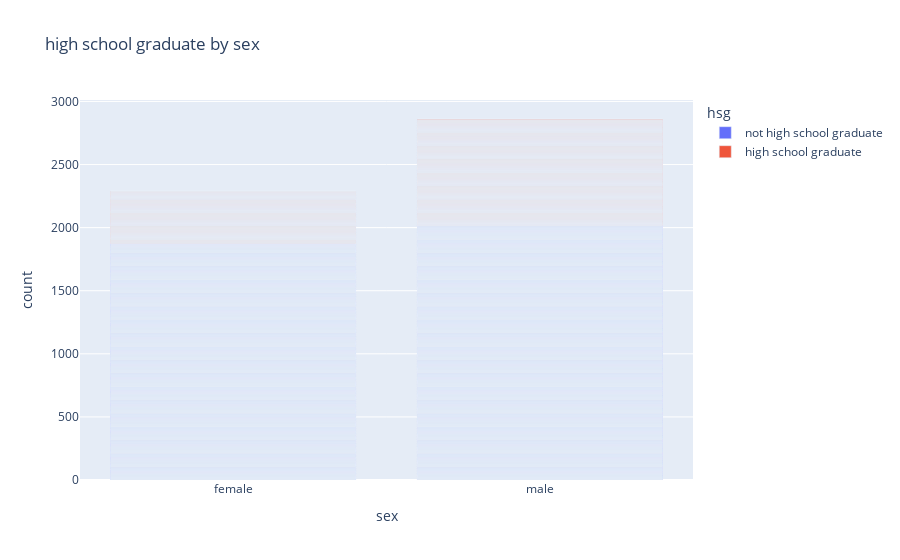

This figure's notebook cell:
### Code cell
df = pd.DataFrame( data, columns = [ 'sex','hsg'])
df['sex'] = df['sex'].replace([0],'male')
df['sex'] = df['sex'].replace([1],'female')
df['hsg'] = df['hsg'].replace([0],'not high school graduate')
df['hsg'] = df['hsg'].replace([1],'high school graduate')

fig = px.bar(df, x="sex",color="hsg",title="high school graduate by sex")
fig.show()

### Figure 1 — Plotly figure (JSON) as saved in the notebook; plotly's stock layout.template omitted (floating-point values rounded to 4 significant figures; data arrays with more than 128 entries replaced by an {"elided": "..."} marker saying what was removed)
{"data": [{"alignmentgroup": "True", "hovertemplate": "hsg=not high school graduate<br>sex=%{x}<br>count=%{y}<extra></extra>", "legendgroup": "not high school graduate", "marker": {"color": "#636efa", "pattern": {"shape": ""}}, "name": "not high school graduate", "offsetgroup": "not high school graduate", "orientation": "v", "showlegend": true, "textposition": "auto", "type": "bar", "x": {"elided": "3894 str values"}, "xaxis": "x", "y": {"elided": "3894 int values"}, "yaxis": "y"}, {"alignmentgroup": "True", "hovertemplate": "hsg=high school graduate<br>sex=%{x}<br>count=%{y}<extra></extra>", "legendgroup": "high school graduate", "marker": {"color": "#EF553B", "pattern": {"shape": ""}}, "name": "high school graduate", "offsetgroup": "high school graduate", "orientation": "v", "showlegend": true, "textposition": "auto", "type": "bar", "x": {"elided": "1256 str values"}, "xaxis": "x", "y": {"elided": "1256 int values"}, "yaxis": "y"}], "layout": {"barmode": "relative", "legend": {"title": {"text": "hsg"}, "tracegroupgap": 0}, "title": {"text": "high school graduate by sex"}, "xaxis": {"anchor": "y", "domain": [0, 1], "title": {"text": "sex"}}, "yaxis": {"anchor": "x", "domain": [0, 1], "title": {"text": "count"}}}}
